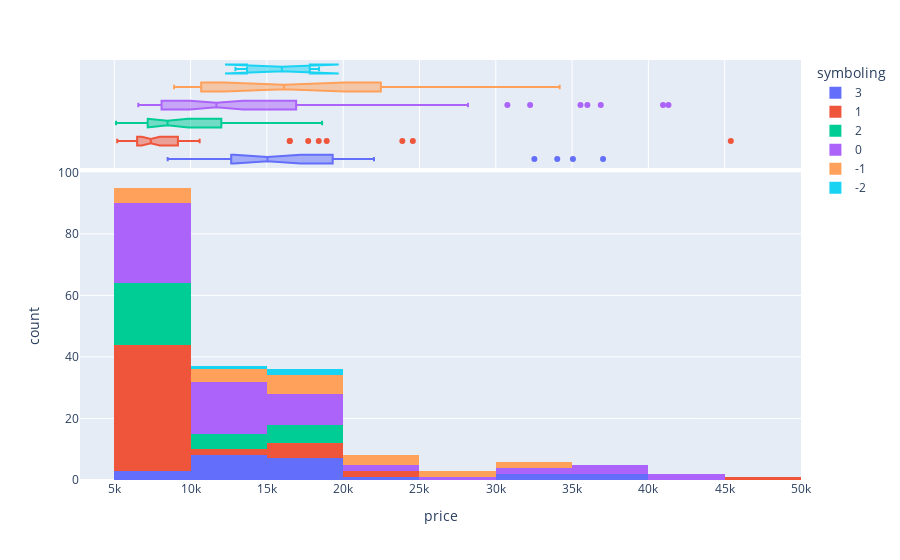

This figure's notebook cell:
### Code cell
fig = px.histogram(df, x="price", nbins=20, color='symboling',marginal="box")
fig.show()

### Figure 1 — Plotly figure (JSON) as saved in the notebook; plotly's stock layout.template omitted (floating-point values rounded to 4 significant figures)
{"data": [{"alignmentgroup": "True", "bingroup": "x", "hovertemplate": "symboling=3<br>price=%{x}<br>count=%{y}<extra></extra>", "legendgroup": "3", "marker": {"color": "#636efa", "pattern": {"shape": ""}}, "name": "3", "nbinsx": 20, "offsetgroup": "3", "orientation": "v", "showlegend": true, "type": "histogram", "x": [13495, 16500, 12964, 35056, 9959, 8499, 12629, 14869, 14489, 17199, 19699, 12764, 22018, 32528, 34028, 37028, 11850, 15040, 18150, 16558, 15998, 11595, 9980], "xaxis": "x", "yaxis": "y"}, {"alignmentgroup": "True", "hovertemplate": "symboling=3<br>price=%{x}<extra></extra>", "legendgroup": "3", "marker": {"color": "#636efa"}, "name": "3", "notched": true, "offsetgroup": "3", "showlegend": false, "type": "box", "x": [13495, 16500, 12964, 35056, 9959, 8499, 12629, 14869, 14489, 17199, 19699, 12764, 22018, 32528, 34028, 37028, 11850, 15040, 18150, 16558, 15998, 11595, 9980], "xaxis": "x2", "yaxis": "y2"}, {"alignmentgroup": "True", "bingroup": "x", "hovertemplate": "symboling=1<br>price=%{x}<br>count=%{y}<extra></extra>", "legendgroup": "1", "marker": {"color": "#EF553B", "pattern": {"shape": ""}}, "name": "1", "nbinsx": 20, "offsetgroup": "1", "orientation": "v", "showlegend": true, "type": "histogram", "x": [16500, 17710, 18920, 23875, 24565, 6295, 5572, 6377, 7957, 6229, 6692, 7609, 5399, 6529, 7129, 10345, 5195, 6095, 6795, 6695, 7395, 8845, 10595, 45400, 16503, 7689, 6989, 8189, 9279, 5499, 7099, 6649, 6849, 7349, 7299, 7799, 7499, 7999, 18399, 5572, 7957, 6229, 6692, 7609, 5348, 6338, 6488, 8058, 8238, 9298, 9538], "xaxis": "x", "yaxis": "y"}, {"alignmentgroup": "True", "hovertemplate": "symboling=1<br>price=%{x}<extra></extra>", "legendgroup": "1", "marker": {"color": "#EF553B"}, "name": "1", "notched": true, "offsetgroup": "1", "showlegend": false, "type": "box", "x": [16500, 17710, 18920, 23875, 24565, 6295, 5572, 6377, 7957, 6229, 6692, 7609, 5399, 6529, 7129, 10345, 5195, 6095, 6795, 6695, 7395, 8845, 10595, 45400, 16503, 7689, 6989, 8189, 9279, 5499, 7099, 6649, 6849, 7349, 7299, 7799, 7499, 7999, 18399, 5572, 7957, 6229, 6692, 7609, 5348, 6338, 6488, 8058, 8238, 9298, 9538], "xaxis": "x2", "yaxis": "y2"}, {"alignmentgroup": "True", "bingroup": "x", "hovertemplate": "symboling=2<br>price=%{x}<br>count=%{y}<extra></extra>", "legendgroup": "2", "marker": {"color": "#00cc96", "pattern": {"shape": ""}}, "name": "2", "nbinsx": 20, "offsetgroup": "2", "orientation": "v", "showlegend": true, "type": "histogram", "x": [13950, 17450, 15250, 16430, 5151, 6479, 6855, 11048, 5389, 6189, 6669, 8249, 12170, 15510, 18620, 5118, 7053, 7603, 8449, 9639, 9989, 11199, 11549, 17669, 7775, 7975, 7995, 8195, 8495, 9495, 9995], "xaxis": "x", "yaxis": "y"}, {"alignmentgroup": "True", "hovertemplate": "symboling=2<br>price=%{x}<extra></extra>", "legendgroup": "2", "marker": {"color": "#00cc96"}, "name": "2", "notched": true, "offsetgroup": "2", "showlegend": false, "type": "box", "x": [13950, 17450, 15250, 16430, 5151, 6479, 6855, 11048, 5389, 6189, 6669, 8249, 12170, 15510, 18620, 5118, 7053, 7603, 8449, 9639, 9989, 11199, 11549, 17669, 7775, 7975, 7995, 8195, 8495, 9495, 9995], "xaxis": "x2", "yaxis": "y2"}, {"alignmentgroup": "True", "bingroup": "x", "hovertemplate": "symboling=0<br>price=%{x}<br>count=%{y}<extra></extra>", "legendgroup": "0", "marker": {"color": "#ab63fa", "pattern": {"shape": ""}}, "name": "0", "nbinsx": 20, "offsetgroup": "0", "orientation": "v", "showlegend": true, "type": "histogram", "x": [16925, 20970, 21105, 30760, 41315, 36880, 6575, 7295, 7295, 7895, 9095, 8845, 10295, 12945, 6785, 32250, 35550, 36000, 8495, 10245, 11245, 18280, 18344, 28176, 40960, 8949, 9549, 13499, 14399, 13499, 11900, 13200, 12440, 13860, 15580, 16900, 16695, 17075, 16630, 17950, 18150, 7126, 7775, 9960, 9233, 11259, 7463, 10198, 8013, 11694, 6918, 7898, 8778, 6938, 7198, 7898, 7788, 7738, 8358, 9258, 13295, 13845, 12290], "xaxis": "x", "yaxis": "y"}, {"alignmentgroup": "True", "hovertemplate": "symboling=0<br>price=%{x}<extra></extra>", "legendgroup": "0", "marker": {"color": "#ab63fa"}, "name": "0", "notched": true, "offsetgroup": "0", "showlegend": false, "type": "box", "x": [16925, 20970, 21105, 30760, 41315, 36880, 6575, 7295, 7295, 7895, 9095, 8845, 10295, 12945, 6785, 32250, 35550, 36000, 8495, 10245, 11245, 18280, 18344, 28176, 40960, 8949, 9549, 13499, 14399, 13499, 11900, 13200, 12440, 13860, 15580, 16900, 16695, 17075, 16630, 17950, 18150, 7126, 7775, 9960, 9233, 11259, 7463, 10198, 8013, 11694, 6918, 7898, 8778, 6938, 7198, 7898, 7788, 7738, 8358, 9258, 13295, 13845, 12290], "xaxis": "x2", "yaxis": "y2"}, {"alignmentgroup": "True", "bingroup": "x", "hovertemplate": "symboling=-1<br>price=%{x}<br>count=%{y}<extra></extra>", "legendgroup": "-1", "marker": {"color": "#FFA15A", "pattern": {"shape": ""}}, "name": "-1", "nbinsx": 20, "offsetgroup": "-1", "orientation": "v", "showlegend": true, "type": "histogram", "x": [8921, 25552, 28248, 31600, 34184, 9279, 8921, 8948, 10698, 9988, 10898, 11248, 15690, 15750, 13415, 16515, 18950, 16845, 19045, 21485, 22470, 22625], "xaxis": "x", "yaxis": "y"}, {"alignmentgroup": "True", "hovertemplate": "symboling=-1<br>price=%{x}<extra></extra>", "legendgroup": "-1", "marker": {"color": "#FFA15A"}, "name": "-1", "notched": true, "offsetgroup": "-1", "showlegend": false, "type": "box", "x": [8921, 25552, 28248, 31600, 34184, 9279, 8921, 8948, 10698, 9988, 10898, 11248, 15690, 15750, 13415, 16515, 18950, 16845, 19045, 21485, 22470, 22625], "xaxis": "x2", "yaxis": "y2"}, {"alignmentgroup": "True", "bingroup": "x", "hovertemplate": "symboling=-2<br>price=%{x}<br>count=%{y}<extra></extra>", "legendgroup": "-2", "marker": {"color": "#19d3f3", "pattern": {"shape": ""}}, "name": "-2", "nbinsx": 20, "offsetgroup": "-2", "orientation": "v", "showlegend": true, "type": "histogram", "x": [12940, 15985, 18420], "xaxis": "x", "yaxis": "y"}, {"alignmentgroup": "True", "hovertemplate": "symboling=-2<br>price=%{x}<extra></extra>", "legendgroup": "-2", "marker": {"color": "#19d3f3"}, "name": "-2", "notched": true, "offsetgroup": "-2", "showlegend": false, "type": "box", "x": [12940, 15985, 18420], "xaxis": "x2", "yaxis": "y2"}], "layout": {"barmode": "relative", "legend": {"title": {"text": "symboling"}, "tracegroupgap": 0}, "margin": {"t": 60}, "xaxis": {"anchor": "y", "domain": [0, 1], "title": {"text": "price"}}, "xaxis2": {"anchor": "y2", "domain": [0, 1], "matches": "x", "showgrid": true, "showticklabels": false}, "yaxis": {"anchor": "x", "domain": [0, 0.7326], "title": {"text": "count"}}, "yaxis2": {"anchor": "x2", "domain": [0.7426, 1], "matches": "y2", "showgrid": false, "showline": false, "showticklabels": false, "ticks": ""}}}
